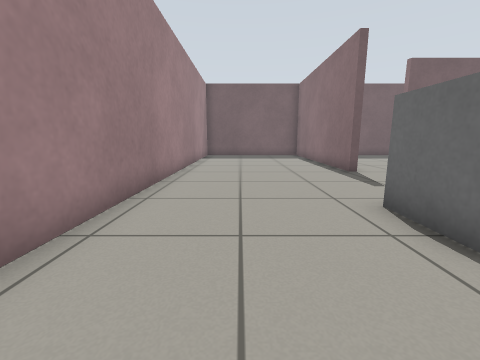
view 1 (above)

12 first-person views from a walk through a world built for the Gazebo simulator. The camera is 0.64 m above the floor, tilts 10° down and sees 90° across. The floor is counted in squares, 0.5 m on a side. Each view is taken from the middle of a square. On the plan, view 1 faces up. The plan holds only what a view shows up to about 12 squares ahead; the rest is blank.

view 2
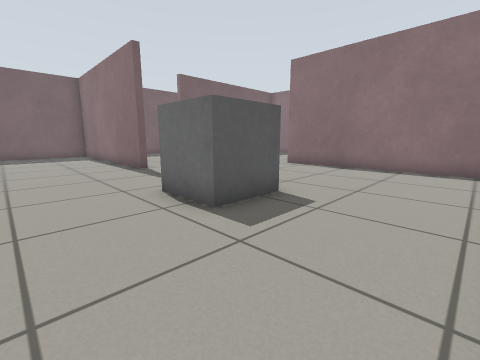

view 3
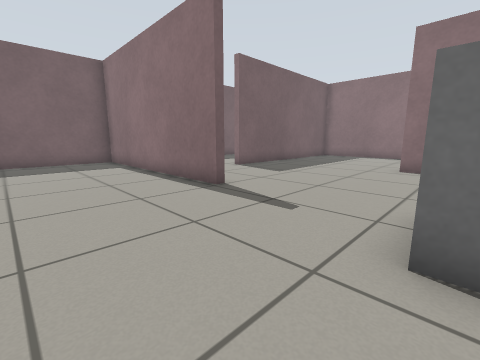

view 4
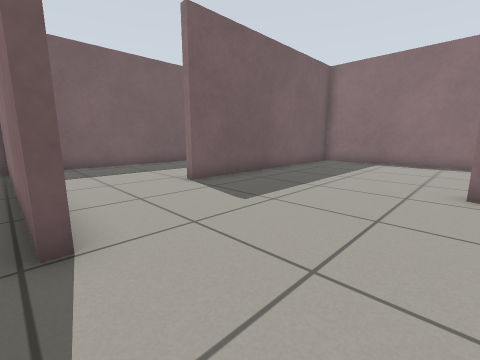

view 5
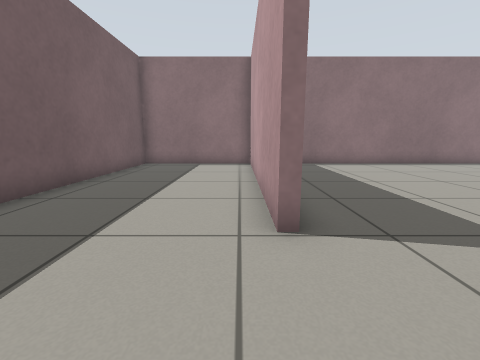

view 6
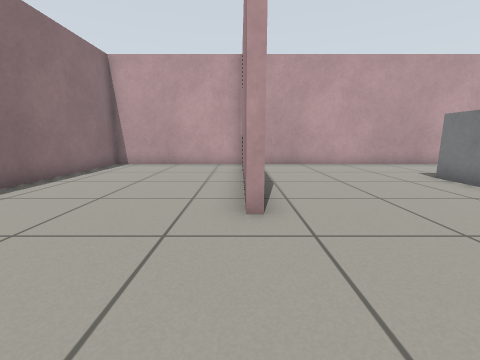

view 7
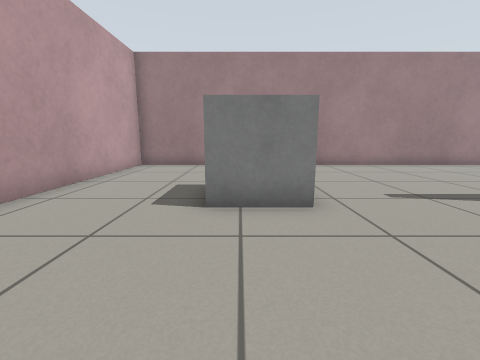

view 8
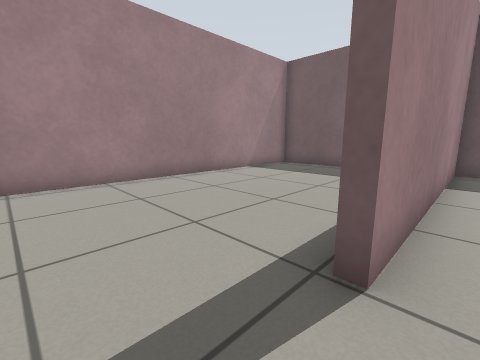

view 9
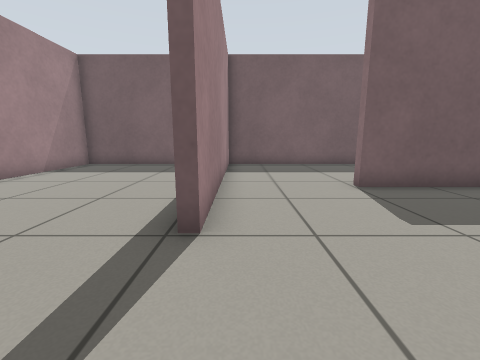

view 10
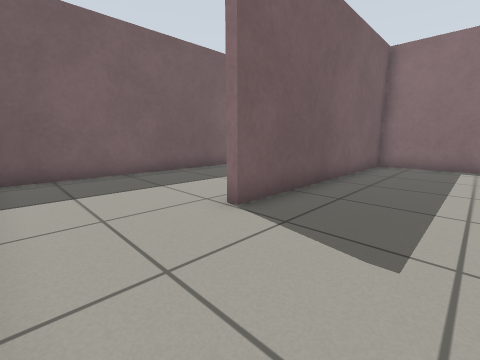

view 11
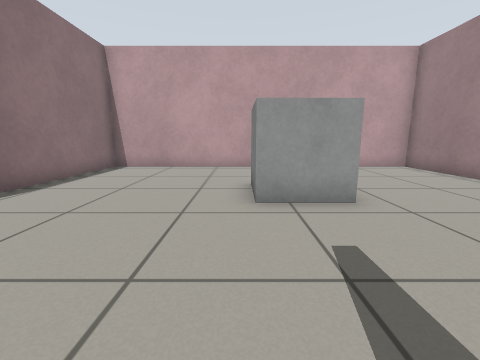

view 12
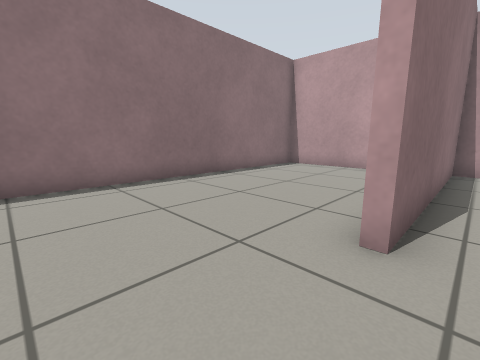

### Floor plan
Points are (right, up) in squares from view 1. A wall is a line through its corners. A room is listed if a view was taken in it or the views show most of it. See-through windows are left out.
Room 1 (views 1, 2, 3, 4, 6, 7, 8, 9, 10, 11, 12)
walls: (4.2, 9) (4.2, 17.7) (-2.4, 17.7) (-2.4, -1.7) (10.6, -1.7) (10.6, 6.1) (10.9, 6.1) (10.9, 1.8); (4.5, 12.5) (4.5, 9); (10.9, -1.7) (17, -1.7) (17, 12.2) (8.1, 12.2)
ways out: opening at (6.5, 12) to room 2
objects: grey box (3, 3) to (4, 4)
Room 2 (view 5)
walls: (8, 12.5) (16.5, 12.5); (17, 12.4) (17, 17.7) (4.5, 17.7) (4.5, 12.5)
ways out: opening at (6.5, 12) to room 1

Where each view was taken, in squares from view 1:
view 1: 0 up, 0 right, facing up
view 2: 1 down, 0 right, facing up-right
view 3: 4 up, 0 right, facing up-right
view 4: 6 up, 4 right, facing up-right
view 5: 13 up, 5 right, facing right
view 6: 10 up, 11 right, facing down
view 7: 3 up, 9 right, facing left
view 8: 7 up, 5 right, facing up-left
view 9: 6 up, 5 right, facing up
view 10: 9 up, 5 right, facing up-right
view 11: 9 up, 5 right, facing down
view 12: 9 up, 10 right, facing down-right
